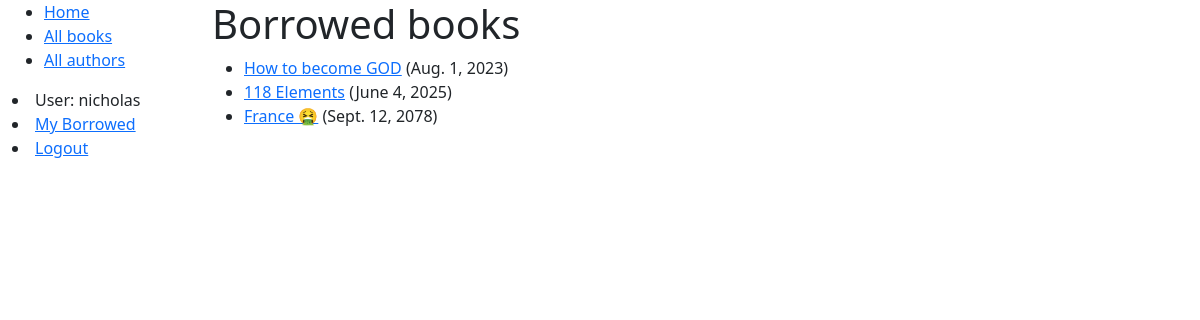
/testing/mybooks/ (signed in), run on the app's committed database.
### testing/models.py (models this page shows, shortened)
class BookInstance(models.Model):
    id = models.UUIDField(primary_key=True, default=uuid.uuid4, help_text=_('Unique ID for this particular book across whole library'))
    book = models.ForeignKey('Book', on_delete=models.RESTRICT, null=True)
    imprint = models.CharField(max_length=200)
    due_back = models.DateField(null=True, blank=True)
    borrower = models.ForeignKey(User, on_delete = models.SET_NULL, null=True, blank=True)
    LOAN_STATUS = (
        ('m', 'Maintenance'),
        ('o', 'On loan'),
        ('a', 'Available'),
        ('r', 'Reserved'),
    )
    status = models.CharField(
        max_length=1,
        choices=LOAN_STATUS,
        blank=True,
        default='m',
        help_text=_('Book availability'),
    )
    class Meta:
        ordering = ['due_back']
        permissions = (("can_mark_returned", "Set book as returned"),)
    @property
    def is_overdue(self):
        return bool(self.due_back and date.today() > self.due_back)

class Book(models.Model):
    title = models.CharField(max_length=200)
    author = models.ForeignKey('Author', on_delete=models.SET_NULL, null=True)
    summary = models.TextField(max_length=1000, help_text=_('Enter a brief description of the book'))
    isbn = models.CharField('ISBN', max_length=13, unique=True,
                             help_text=_('13 Character <a href="https://www.isbn-international.org/content/what-isbn">ISBN number</a>'))
    genre = models.ManyToManyField(Genre, help_text=_('Select a genre for this book'))
    def display_genre(self):
        """Create a string for the Genre. This is required to display genre in Admin."""
        return ', '.join(genre.name for genre in self.genre.all()[:3])
    display_genre.short_description = 'Genre'

### testing/views.py (the view)
# urls.py: path('mybooks/', views.LoanedBooksByUserListView.as_view(), name = 'my-borrowed'),
class LoanedBooksByUserListView(LoginRequiredMixin, generic.ListView):
    model = BookInstance
    template_name = 'testing/bookinstance_list_borrowed_user.html'
    paginate_by = 10
    def get_queryset(self):
        return (
            BookInstance.objects.filter(borrower=self.request.user)
            .filter(status__exact='o')
            .order_by('due_back')
        )

### testing/templates/testing/bookinstance_list_borrowed_user.html
{% extends "base_generic.html" %}
{% block content %}
    <h1>Borrowed books</h1>
    {% if bookinstance_list %}
    <ul>
      {% for bookinst in bookinstance_list %}
      <li class="{% if bookinst.is_overdue %}text-danger{% endif %}">
        <a href="{% url 'book-detail' bookinst.book.pk %}">{{ bookinst.book.title }}</a> ({{ bookinst.due_back }})
      </li>
      {% endfor %}
    </ul>
    {% else %}
      <p>There are no books borrowed.</p>
    {% endif %}
{% endblock %}

### testing/templates/base_generic.html (shortened to what this page needs)
<!DOCTYPE html>
<html lang="en">
<head>
    <link rel="stylesheet" href="https://cdn.jsdelivr.net/npm/bootstrap@5.1.3/dist/css/bootstrap.min.css"
 />
    {% load static %}
    {% load sass_tags %}
    <link rel="stylesheet" href="{% sass_src 'scss/styles.scss' %}" type="text/css"/>
</head>
<body>
    <div class="container-fluid">
        <div class="row">
            <div class="col-sm-2">
                {% block sidebar %}
                <ul class="sidebar-nav">
                    <li><a class="link" href="{% url 'index' %}">Home</a></li>
                    <li><a class="link" href="{% url 'books' %}">All books</a></li>
                    <li><a class="link" href="">All authors</a></li>
                </ul>
                    {% if user.is_authenticated %}
                        <li class="list">User: {{ user.get_username }}</li>
                        <li><a class="link" href="{% url 'my-borrowed' %}">My Borrowed</a></li>
                        <li><a class="link" href="{% url 'logout' %}?next={{ request.path }}">Logout</a></li>
                   {% else %}
                        <li><a class="link" href="{% url 'login' %}?next={{ request.path }}">Login</a></li>
                   {% endif %}
                {% endblock %}
            </div>
            <div class="col-sm-10 ">{% block content %}{% endblock %}</div>
        </div>
    </div>
</body>
</html>

### data on the page
BookInstance: book "How to become GOD", due_back "Aug. 1, 2023"
BookInstance: book "118 Elements", due_back "June 4, 2025"
BookInstance: book "France 🤮", due_back "Sept. 12, 2078"

### other printed values
{{ user.get_username }} "nicholas"
